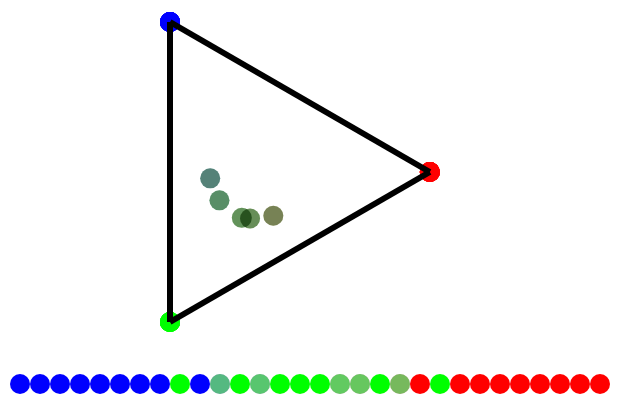
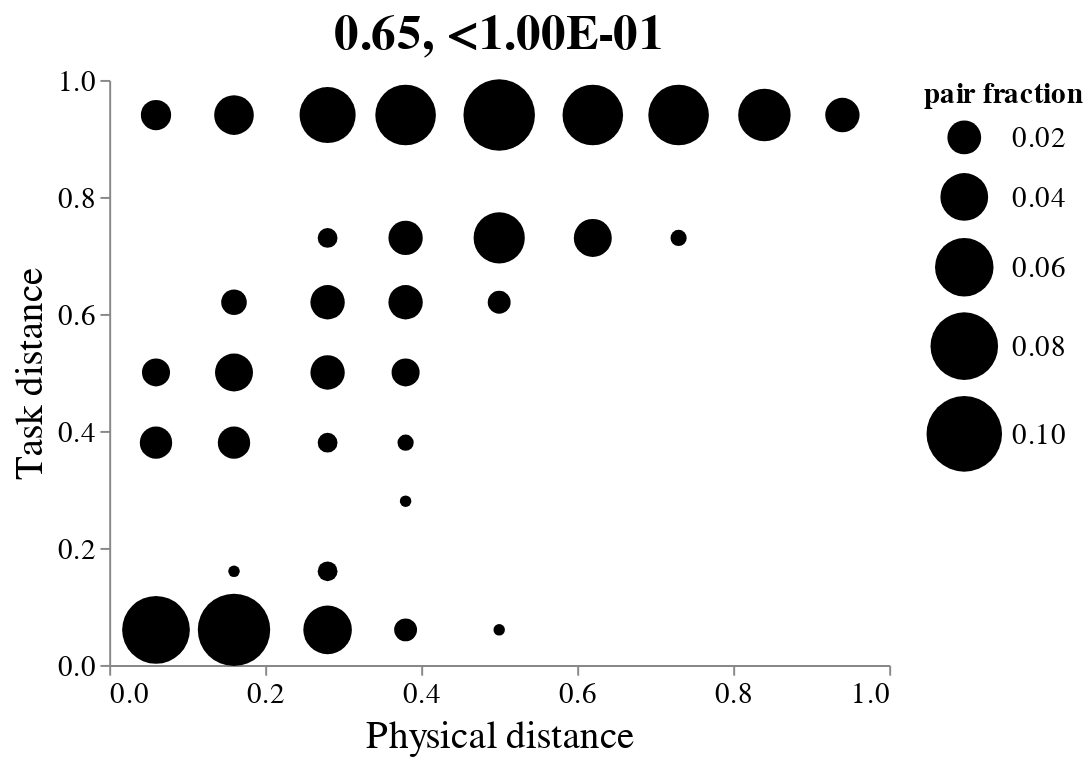
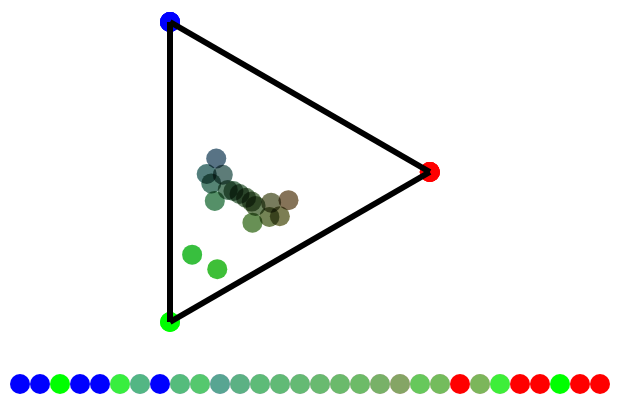
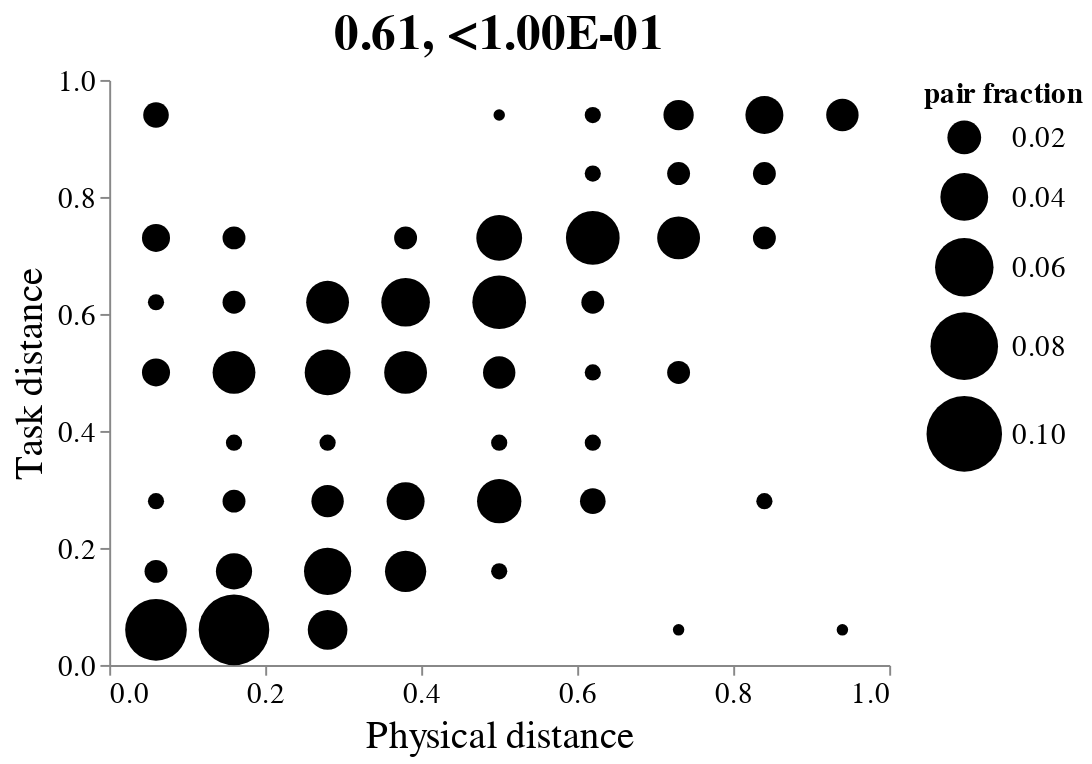

These figures' notebook cell, in order:
### Markdown cell above
# Simulation

### Code cell
n = 30
m = 3
d = 1
n_neigh = 2

betas = [0, 0.25, 0.5, 0.75, 1]

fgrads_3tasks_2d = [lambda L: P.gg.linear_grad(L, axis=0, reverse=True), lambda L: P.gg.linear_grad(L, axis=1, reverse=True), P.gg.no_grad] 
fgrads_3tasks_1d = [lambda L: P.gg.linear_grad(L, axis=0), lambda L: P.gg.linear_grad(L, axis=0, reverse=True), lambda L: 1] 
fgrads = fgrads_3tasks_2d if d == 2 else fgrads_3tasks_1d

nbin = 10
n_shuff = 10
r = 2

for beta in betas:
    G, T, L, obj = P.po.solve_opt(n=n, m=m, d=d, n_neigh=n_neigh, beta=beta, fgrads=fgrads, test=False, D_power=1, asrange=True)
    pl = P.pl.plot_sol(G, T, L, obj=obj, tit=None, paper=True, remove_labels=True)
    pl.display()
    if save:
        pl.save(os.path.join(outdir, 's3_exp_tissue_m%d_d%d_%.02f.png' % (m, d, beta)), scale_factor=5)
    
    # compute dists
    task_dist = pdist(G)
    phys_dist = pdist(L)
    df = pd.DataFrame({'task dist': task_dist, 'phys dist': phys_dist})
    
    # bin and plot data
    df_stats, xbins, ybins = P.pl.comp_task_phys_bins(df, nbin, r=r)
    
    corr = np.corrcoef(df['task dist'], df['phys dist'])[0,1]
    
    # generate null
    corr_null_list = []
    for _ in np.arange(n_shuff):
        idx = np.random.permutation(np.arange(n))
        phys_dist_perm = pdist(L[idx])
        df_null = pd.DataFrame({'task dist': task_dist, 'phys dist': phys_dist_perm})
        corr_null_list.append(np.corrcoef(df_null['task dist'], df_null['phys dist'])[0,1])

    # plot dist correlation plot
    col = 'Pearson Correlation'
    corr_null = pd.DataFrame(corr_null_list, columns=[col])
    pval = (corr <= corr_null[col]).mean()

    pval_text = '<%.2E' % (1 / n_shuff) if pval == 0 else '%.2E' % pval
    
    tit = '%.02f, %s' % (corr, pval_text)
    p = P.pl.plot_task_phys_bins(df_stats, tit=tit)
    p = p.configure_title(fontSize=25)
    if save:
        p.save(os.path.join(outdir, 's3_pairs_dist_m%d_d%d_%.02f.png' % (m, d, beta)), scale_factor=5)
    p.display()
